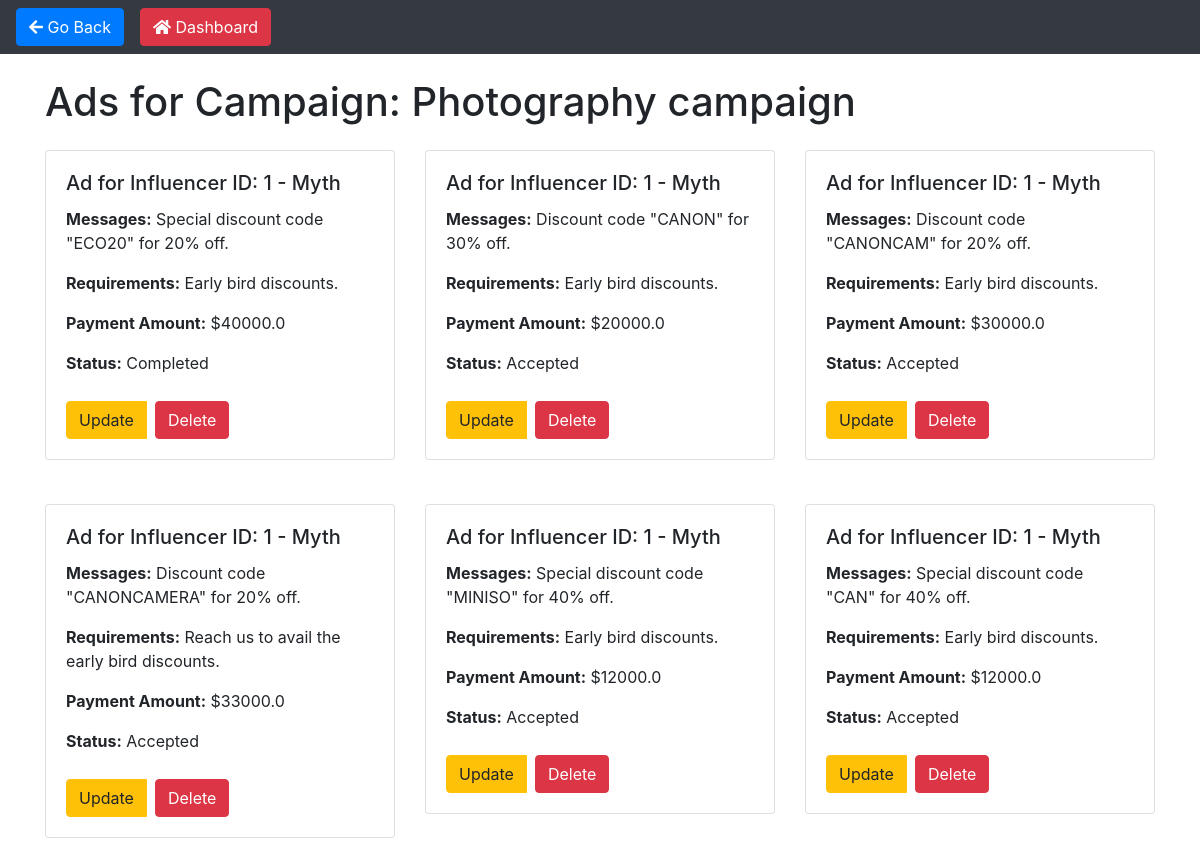
Screenshot of /view_ads/1 with the database file from the repository.
### models.py (models this page shows, shortened)
class Campaign(db.Model):
    __tablename__ = "campaign"
    id = db.Column(db.Integer, primary_key=True)
    name = db.Column(db.String(64), nullable=False)
    date_created = db.Column(db.DateTime, nullable=False, default=datetime.utcnow)
    description = db.Column(db.String(84), nullable=False)
    start_date = db.Column(db.DateTime, nullable=False)
    end_date = db.Column(db.DateTime, nullable=False)
    budget = db.Column(db.Integer, nullable=False)
    visibility = db.Column(db.String(84), nullable=False)
    goals = db.Column(db.String(84), nullable=False)
    niche = db.Column(db.String(64), nullable=False)
    user_id = db.Column(db.Integer, db.ForeignKey('user.id'), nullable=False)
    associated_influencers = db.relationship('Influencer', secondary=influencer_campaign_association,
                                             back_populates='campaigns')
    ads = db.relationship('Ad', backref='campaign', lazy=True)
    user = db.relationship('User', backref='campaigns')

class Ad(db.Model):
    __tablename__ = 'ad'
    id = db.Column(db.Integer, primary_key=True)
    campaign_id = db.Column(db.Integer, db.ForeignKey('campaign.id'), nullable=False)
    influencer_id = db.Column(db.Integer, db.ForeignKey('influencer.id'), nullable=False)
    messages = db.Column(db.Text, nullable=False)
    requirements = db.Column(db.Text)
    payment_amount = db.Column(db.Float, nullable=False)
    status = db.Column(db.String(50), nullable=False, default='Pending')  # Pending, Accepted, Rejected
    created_at = db.Column(db.DateTime, default=datetime.utcnow)

### main.py (the view)
@app.route('/view_ads/<int:campaign_id>', methods=['GET'])
def view_ads(campaign_id):
    campaign = Campaign.query.get_or_404(campaign_id)
    ads = Ad.query.filter_by(campaign_id=campaign_id).all()
    for ad in ads:
        influencer = Influencer.query.get(ad.influencer_id)
        ad.influencer_name = influencer.name if influencer else 'Unknown'
    return render_template('view_ads.html', campaign=campaign, ads=ads)

### templates/view_ads.html (shortened to what this page needs)
<!DOCTYPE html>
<html lang="en">
  <head>
    <link
      href="https://stackpath.bootstrapcdn.com/bootstrap/4.5.2/css/bootstrap.min.css"
      rel="stylesheet"
    />
    <link
      href="https://cdnjs.cloudflare.com/ajax/libs/font-awesome/5.15.1/css/all.min.css"
      rel="stylesheet"
    />
  </head>
  <body>
    <nav class="navbar navbar-expand-lg navbar-dark bg-dark mb-4">
      <button class="btn btn-primary" onclick="history.back()">
        <i class="fas fa-arrow-left"></i> Go Back
      </button>
      <button
        class="btn btn-danger ml-3"
        onclick="window.location.href='/sponsor_dashboard'"
      >
        <i class="fas fa-home"></i> Dashboard
      </button>
    </nav>
    <div class="container mt-4">
      <h1 class="mb-4">Ads for Campaign: {{ campaign.name }}</h1>
      {% if ads %}
      <div class="row">
        {% for ad in ads %}
        <div class="col-md-4 mb-4">
          <div class="card">
            <div class="card-body">
              <h5 class="card-title">
                Ad for Influencer ID: {{ ad.influencer_id }} - {{
                ad.influencer_name }}
              </h5>
              <p class="card-text">
                <strong>Messages:</strong> {{ ad.messages }}
              </p>
              <p class="card-text">
                <strong>Requirements:</strong> {{ ad.requirements }}
              </p>
              <p class="card-text">
                <strong>Payment Amount:</strong> ${{ ad.payment_amount }}
              </p>
              <p class="card-text"><strong>Status:</strong> {{ ad.status }}</p>
              <div class="btn-group" role="group" aria-label="Ad actions">
                <a
                  href="{{ url_for('update_ad', ad_id=ad.id) }}"
                  class="btn btn-warning mr-2"
                  >Update</a
                >
                <form
                  action="{{ url_for('delete_ad', ad_id=ad.id) }}"
                  method="POST"
                  style="display: inline"
                >
                  <button type="submit" class="btn btn-danger">Delete</button>
                </form>
              </div>
            </div>
          </div>
        </div>
        {% endfor %}
      </div>
      {% else %}
      <p>No ads found for this campaign.</p>
      {% endif %}
    </div>
  </body>
</html>

### templates/view_ads.html (style rules this page uses)
.card { margin-bottom: 20px; }
.btn-group { margin-top: 10px; }

### rows the page displays
Campaign: name "Photography campaign"
Ad: influencer_id "1", influencer_name "Myth", messages "Special discount code \"ECO20\" for 20% off.", requirements "Early bird discounts.", payment_amount "40000.0", status "Completed"
Ad: influencer_id "1", influencer_name "Myth", messages "Discount code \"CANON\" for 30% off.", requirements "Early bird discounts.", payment_amount "20000.0", status "Accepted"
Ad: influencer_id "1", influencer_name "Myth", messages "Discount code \"CANONCAM\" for 20% off.", requirements "Early bird discounts.", payment_amount "30000.0", status "Accepted"
Ad: influencer_id "1", influencer_name "Myth", messages "Discount code \"CANONCAMERA\" for 20% off.", requirements "Reach us to avail the early bird discounts.", payment_amount "33000.0", status "Accepted"
Ad: influencer_id "1", influencer_name "Myth", messages "Special discount code \"MINISO\" for 40% off.", requirements "Early bird discounts.", payment_amount "12000.0", status "Accepted"
Ad: influencer_id "1", influencer_name "Myth", messages "Special discount code \"CAN\" for 40% off.", requirements "Early bird discounts.", payment_amount "12000.0", status "Accepted"
